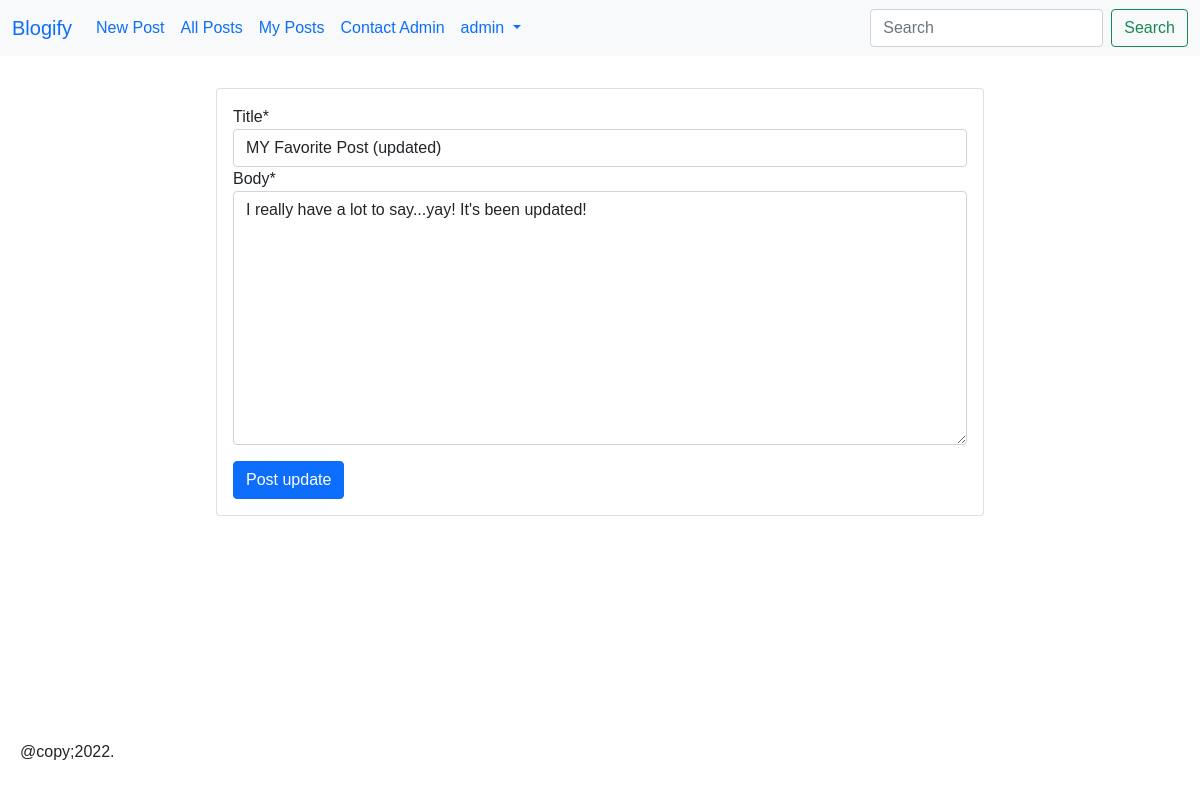
Screenshot of /posts/6/edit/ (signed in) with the database file from the repository.
### users/models.py (models this page shows)
class CustomUser(AbstractUser):
    pass

### posts/models.py (models this page shows, shortened)
class Post(models.Model):
    STATUS_CHOICES = (
        ('draft', 'Draft'),
        ('published', 'Published'),
    )
    title = models.CharField(max_length=255)
    author = models.ForeignKey(
        get_user_model(),
        on_delete = models.CASCADE,
        related_name = 'posts'
    )
    body = models.TextField()
    publish = models.DateTimeField(default=timezone.now)
    created = models.DateTimeField(auto_now_add=True)
    updated = models.DateTimeField(auto_now=True)
    status = models.CharField(
        max_length=10,
        choices=STATUS_CHOICES,
        default='draft'
    )
    slug = models.SlugField(
        max_length=255,
        blank=True,
        null= True
    )
    class Meta:
        ordering = ('-publish',)

### posts/views.py (the view)
# urls.py: path('<int:pk>/edit/', PostUpdateView.as_view(), name="post_update"),
@method_decorator(login_required, name="dispatch")
class PostUpdateView(UpdateView):
    model = Post
    fields = ('title', 'body',)
    template_name = 'blog/post_update.html'
    def dispatch(self, request, *args, **kwargs):
        obj = self.get_object()
        if obj.author != self.request.user:
            raise PermissionDenied
        return super().dispatch(request, *args, **kwargs)

### templates/blog/post_update.html (shortened to what this page needs)
{% extends "_base.html" %}
{% block content %}
    <div class="row justify-content-center">
        <div class="col-sm-12 col-md-10 col-lg-8">
            <div class="card">
                <div class="card-body">
                    <form method="POST">
                        {% include 'includes/form.html' %}
                        <button type="submit" class="btn btn-primary mt-3">Post update</button>
                    </form>
                </div>
            </div>
        </div>
    </div>
{% endblock content %}

### templates/_base.html (shortened to what this page needs)
{% load static %}
<!DOCTYPE html>
<html lang="en">
<head>
    <link rel="stylesheet" href="https://cdn.jsdelivr.net/npm/bootstrap@5.1.3/dist/css/bootstrap.min.css">
    <link rel="stylesheet" href="{% static 'css/base.css' %}">
</head>
<body>
    {% block body %}
    <header>
        <nav class="navbar navbar-expand-lg bg-light">
            <div class="container-fluid">
              <a class="navbar-brand" href="{% url 'home' %}">Blogify</a>
              {% if user.is_authenticated %}
              <div class="collapse navbar-collapse" id="navbarSupportedContent">
                <ul class="navbar-nav me-auto mb-2 mb-lg-0">
                  <li class="nav-item">
                    <a class="nav-link" href="{% url 'post_create' %}">New Post</a>
                  </li>
                  <li class="nav-item">
                    <a class="nav-link" href="{% url 'post_list' %}">All Posts</a>
                  </li>
                  <li class="nav-item">
                    <a class="nav-link" href="{% url 'my_posts' %}">My Posts</a>
                  </li>
                  <li class="nav-item">
                    <a class="nav-link" href="{% url 'contact' %}">Contact Admin</a>
                  </li>
                  <li class="nav-item dropdown">
                    <a class="nav-link dropdown-toggle" href="#" role="button" data-bs-toggle="dropdown" aria-expanded="false">
                      {{ user.username }}
                    </a>
                  </li>
                </ul>
                <form class="d-flex" role="search" action="{% url 'post_search' %}" method="get">
                  <input name="q" class="form-control me-2" type="search" placeholder="Search" aria-label="Search">
                  <button class="btn btn-outline-success" type="submit">Search</button>
                </form>
              </div>
              {% else %}
              <form action="form-inline ml-auto">
                <a href="{% url 'signup' %}" class="btn btn-sm btn-outline-secondary">Sign Up</a>
                <a href="{% url 'login' %}" class="btn btn-sm btn-primary ml-2">Log In</a>
              </form>
              {% endif %}
            </div>
          </nav>
    </header>
    <main>
        <div class="container">
            {% block content %}{% endblock content %}
        </div>
    </main>
    <footer>
      @copy;2022.
    </footer>
    {% endblock body %}
</body>
</html>

### templates/includes/form.html
{% load crispy_forms_tags %}
{{ form|crispy }}

### static/css/base.css (style rules this page uses)
*, body { margin: 0; padding: 0; box-sizing: border-box; }
body { font-family: 'Lucida Sans', 'Lucida Sans Regular', 'Lucida Grande', 'Lucida Sans Unicode', Geneva, Verdana, sans-serif; }
a { text-decoration: none; }
main { margin: 2em 0; min-height: 75vh; }
.container { width: 99%; max-width: 1200px; margin: 0 auto; }
footer { padding: 20px; background: #fff; }

### rows the page displays
CustomUser: username "admin"
Post: title "MY Favorite Post (updated)", body "I really have a lot to say...yay! It's been updated!"
